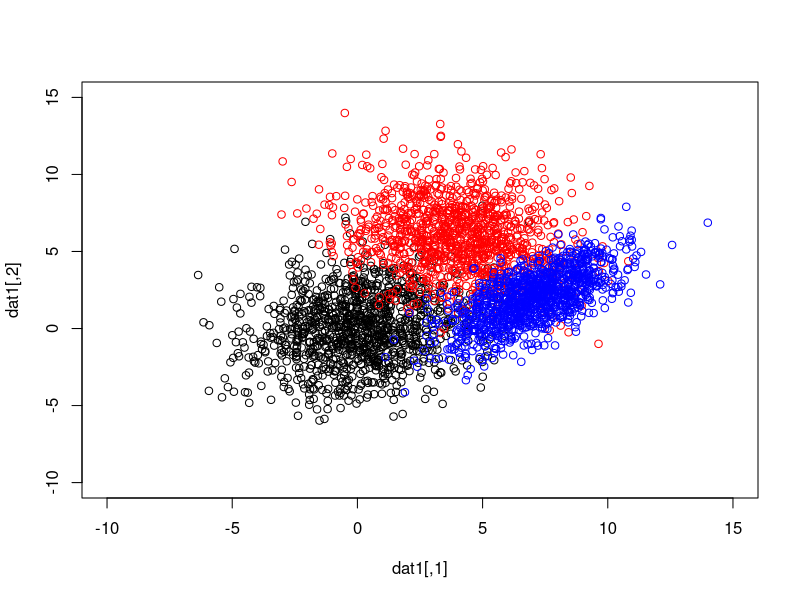

This figure's R source:
###########################################
# 732A99 January 2024
###########################################

# (10 p) The points are divided as indicated below.

#install.packages("mvtnorm")
library(mvtnorm)

set.seed(123)

N=300 # number of training points
M=3000 # number of test points
D=2 # number of dimensions
tr <- matrix(nrow=N, ncol=D+1) # training data
te <- matrix(nrow=M, ncol=D+1) # test data
B <- 10 # number of bootstrap samples
pte <- matrix(nrow=M,ncol=B) # class predictions for the test data from the individual predictors

# producing the training data
mu1<-c(0,0)
Sigma1 <- matrix(c(5,1,1,5),D,D)
dat1<-rmvnorm(n = 1100, mu1, Sigma1)
mu2<-c(4,6)
Sigma2 <- matrix(c(5,-1,-1,5),D,D)
dat2<-rmvnorm(n = 1100, mu2, Sigma2)
mu3<-c(7,2)
Sigma3 <- matrix(c(3,2,2,3),D,D)
dat3<-rmvnorm(n = 1100, mu3, Sigma3)
plot(dat1,xlim=c(-10,15),ylim=c(-10,15))
points(dat2,col="red")
points(dat3,col="blue")
tr[1:100,]<-c(dat1[1:100,],rep(1,100))
tr[101:200,]<-c(dat2[1:100,],rep(2,100))
tr[201:300,]<-c(dat3[1:100,],rep(3,100))
te[1:1000,]<-c(dat1[101:1100,],rep(1,1000))
te[1001:2000,]<-c(dat2[101:1100,],rep(2,1000))
te[2001:3000,]<-c(dat3[101:1100,],rep(3,1000))

K=3 # number of classes
pi <- vector(length=K) # mixing coefficients
mu <- matrix(nrow=K, ncol=D) # class conditional means
Sigma <- array(dim=c(D,D,K)) # class conditional covariances
p <- matrix(nrow=M, ncol=K) # posterior class probabilities

e <- 0
for(b in 1:B){
  # bootstrap sample
  btr <- tr[sample(1:N,N,replace = TRUE),]
  
  # ML parameter estimation, i.e. sample mean and covariance matrix (2 p)
  for(k in 1:K) {
    pi[k] <- sum(btr[,3]==k) / N
    for(d in 1:D) {
      mu[k, d] <- sum(btr[, d] * (btr[, 3]==k)) / sum(btr[,3]==k)
    }
    for(d in 1:D) {
      for(d2 in 1:D) {
        Sigma[d,d2,k]<-sum((btr[, d]-mu[k,d]) * (btr[, d2]-mu[k,d2]) * (btr[, 3]==k)) / sum(btr[,3]==k)
      }
    }
  }
  
  # individual prediction via Bayes' theorem (3 p)
  for(m in 1:M) {
    for(k in 1:K) {
      p[m,k] <- pi[k]*dmvnorm(te[m,1:2],mu[k,],Sigma[,,k])
    }
    
    p[m,] <- p[m,]/sum(p[m,])

    pte[m,b] <- which.max(p[m,])
  }
}

# returns the mode/majority of a vector
getmode <- function(v) {
  uniqv <- unique(v)
  uniqv[which.max(tabulate(match(v, uniqv)))]
}

# ensemble prediction via majority voting (3 p)

e <- 0
for(m in 1:M) {
  e <- e + (getmode(pte[m,])!=te[m,3])
}

e/M

# (1 p) Bagging may not work well here because a Gaussian mixture model is a model with relatively low variance and large bias. These
# features may be inherited by the corresponding discriminative model, which make it unsuitable for bagging.

# (1 p) We could decorrelate the ensemble's base models by randomly selecting the dimensions or features to include in the generative model.
